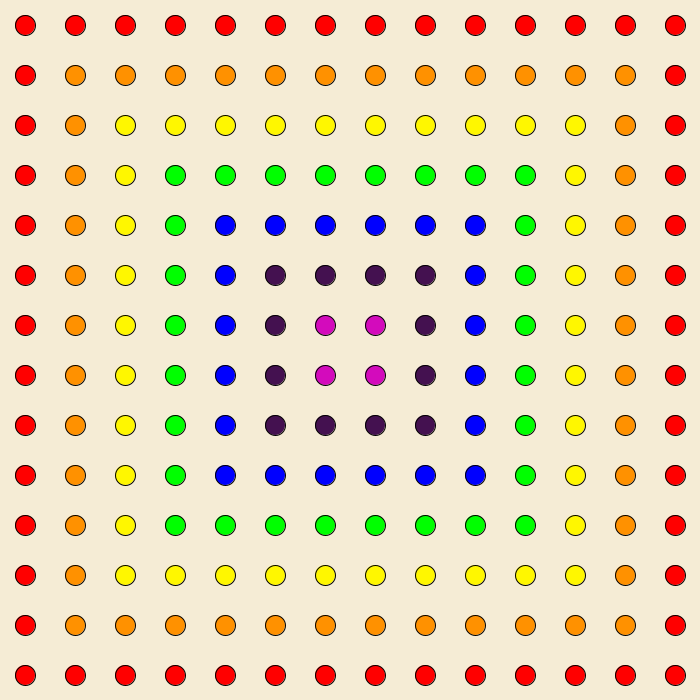
Frame 1 (no input)
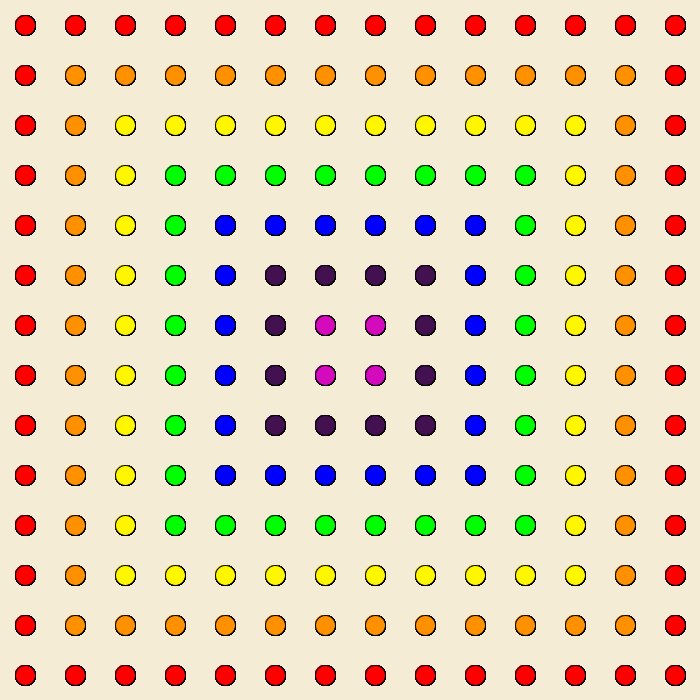
Frame 60 (the mouse pressed at the canvas centre just before this capture)
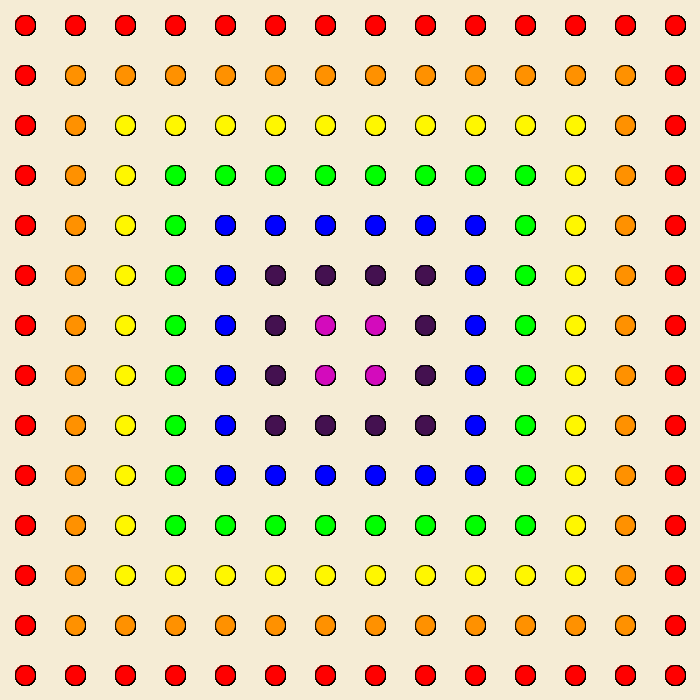
Frame 120 (the mouse held since frame 60 and released just before this capture)

The Processing sketch that drew these frames (run headless with seeded random() and noise(); from frame 60 on, the mouse is pressed at the canvas centre):

// Processing sketch: processing_72503
// ── processing_72503.pde

void setup() {
size(700, 700);
background(245, 236, 213);
}

void draw() {
smooth();



//GRID 
// for(int d = 0; d<=width; d+=50){
// for(int t = 0; t<=height; t+=50){
// fill(255);
// rect(d,t,50,50);
// }
// }

for (int y = 25; y <= height; y += 50) {
for (int x = 25; x <= width; x += 50) {
if (y <50 || x < 50 || y>650 || x> 650){
fill(255,0,0);
}else if (y <100||x<100||y>600||x>600) {
fill(255,145,0);
}else if (y <150||x<150||y>550||x>550) {
fill(255,247,0);
}else if (y <200||x<200||y>500||x>500) {
fill(0,255,0);
}else if (y <250||x<250||y>450||x>450) {
fill(0,0,255);
}else if (y <300||x<300||y>400||x>400) {
fill(68,17,80);
}else if (y <350||x<350||y>350||x>350) {
fill(211,11,188);
}
ellipse(x, y, 20, 20);

    }
  }

}
